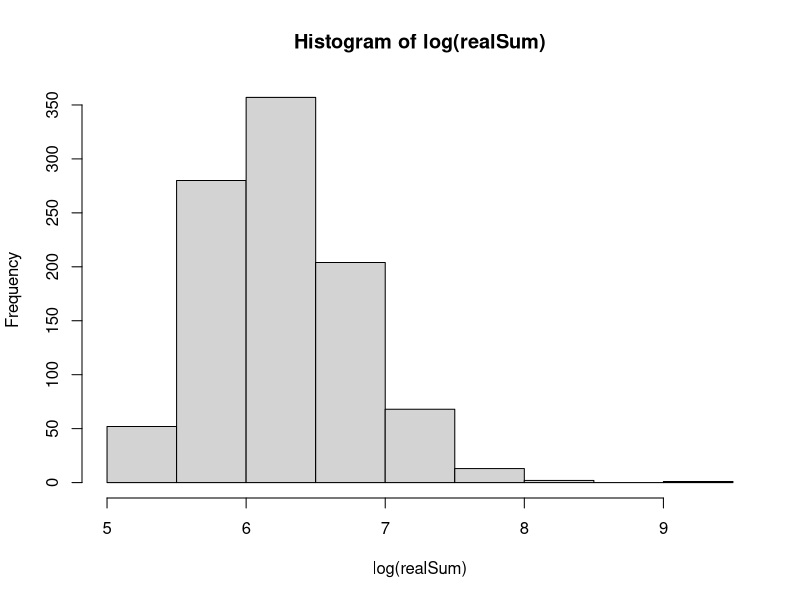
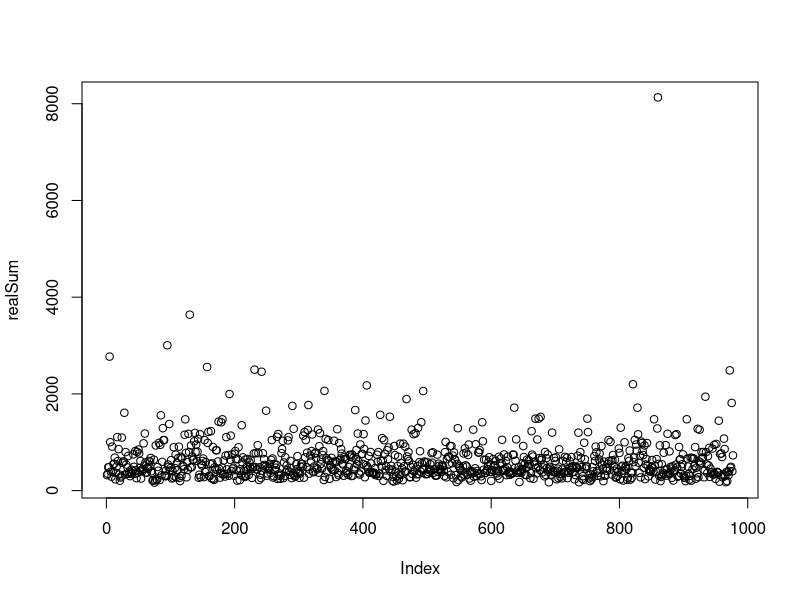
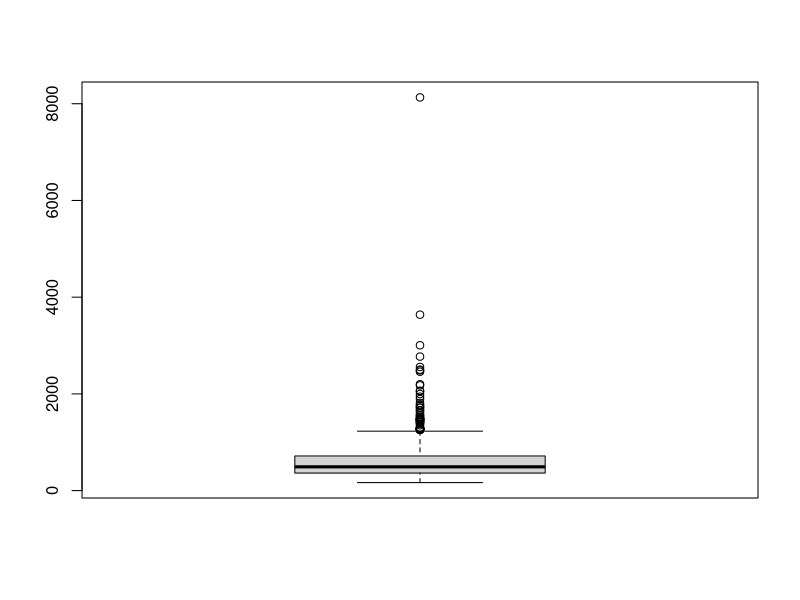
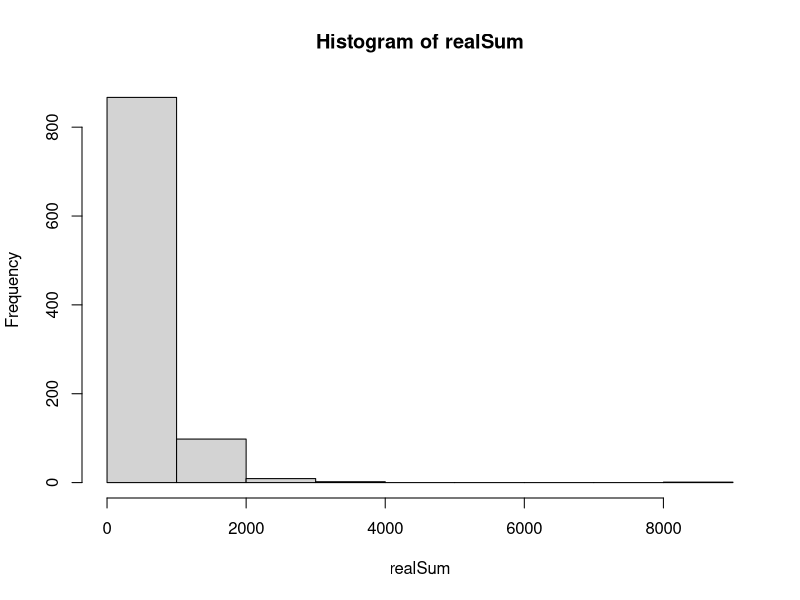
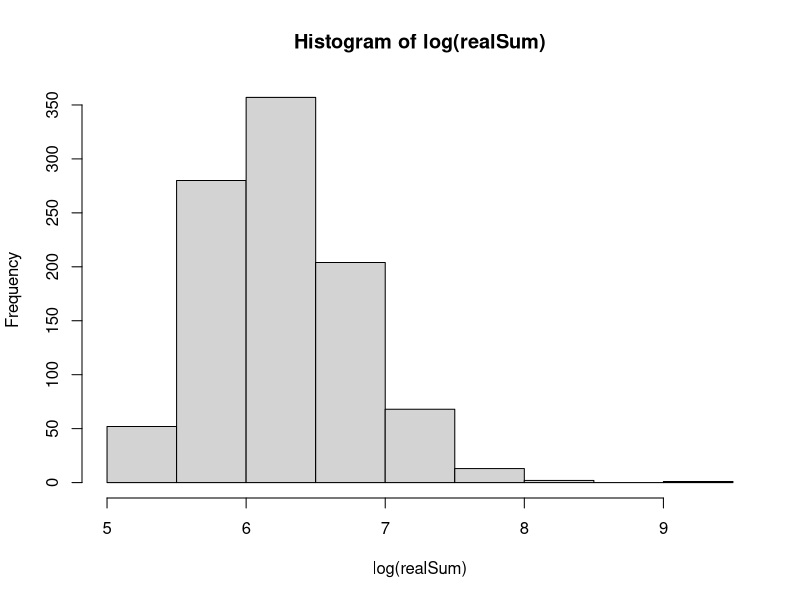
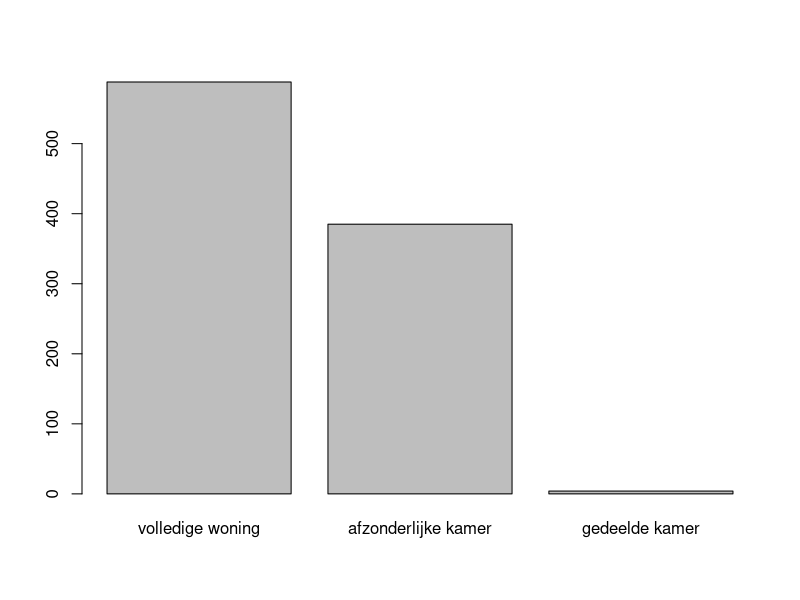
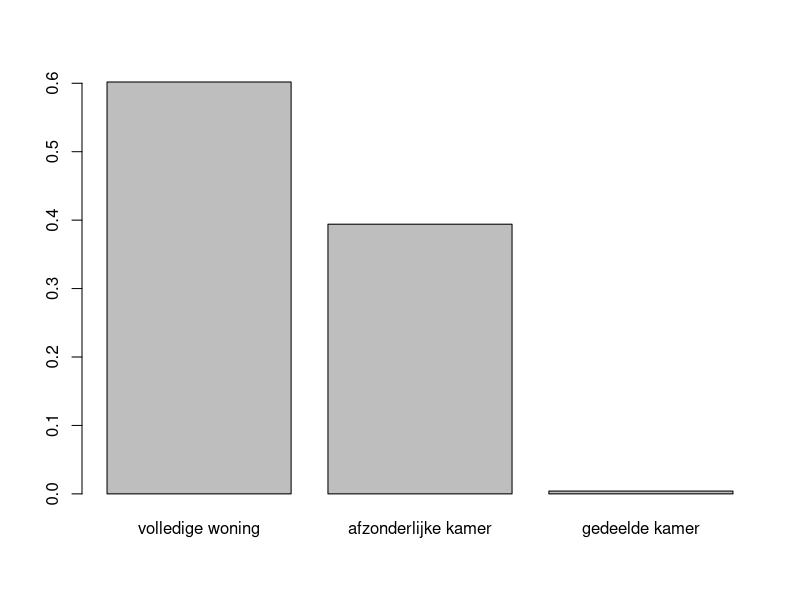
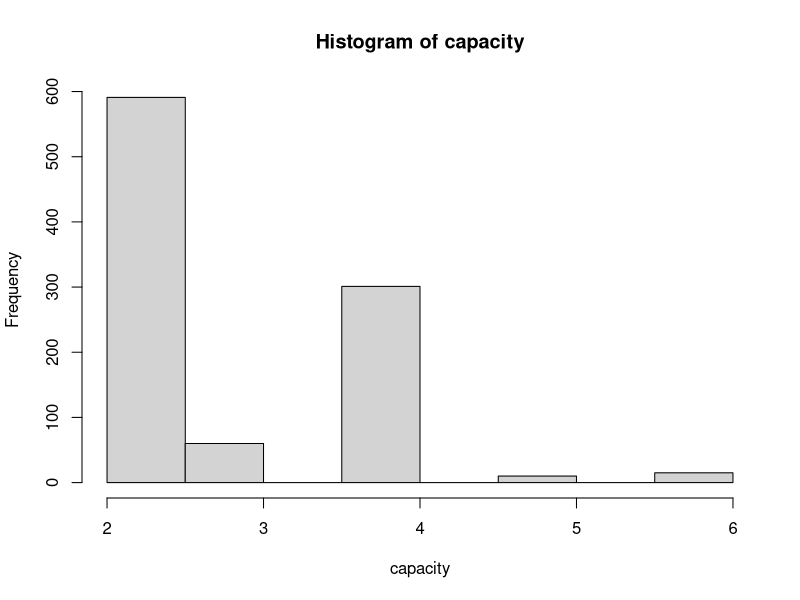

The R script that drew these images, in order: (Note: this script raises an error after producing the figures.)
# 1) Gegevens inlezen en manipuleren 

airbnb <- read.csv2("airbnb.csv", sep="", stringsAsFactors=TRUE)
range_attr  = max(airbnb$attr)-min(airbnb$attr)
range_rest  = max(airbnb$rest)-min(airbnb$rest)
airbnb$attr = 1 + 9*((airbnb$attr - min(airbnb$attr)) / range_attr)
airbnb$rest = 1 + 9*((airbnb$rest - min(airbnb$rest)) / range_rest)
airbnb$lat  = NULL
airbnb$lng  = NULL
airbnb$room = factor(airbnb$room, levels = c(1,2,3), labels = c("volledige woning","afzonderlijke kamer", "gedeelde kamer"))
airbnb$host = factor(airbnb$host, levels = c(0,1,2), labels = c("enige beschikbare woning", "2 tot 4 beschikbare woningen", "meer dan 4 beschikbare woningen"))

attach(airbnb)

# 2) Gegevens verkennnen

summary(airbnb)
hist(log(realSum))
# de 1e 4 zijn voor jasper, de laatste 3 voor Dieter
# realSum is kwantitatief en continu
summary(realSum)
mean(realSum)
median(realSum)
sd(realSum)
range(realSum)
plot(realSum) # 1 zeer duidelijke uitschieter
boxplot(realSum)
hist(realSum) # zeer rechtsscheef
hist(log(realSum)) # iets "normaler" verdeeld

#room is een kwalitatieve variabele
summary(room)
table(room)#zeer weinig gedeelde kamers
table(room)/length(room)
barplot(table(room))
barplot(table(room)/length(room))

#ordinale kwalitatieve gegevens
summary(capacity)
table(capacity)
hist(capacity)
table(capacity)/length(capacity)
barplot(table(capacity))
barplot(table(capacity)/length(capacity))

#ordinale kwalitatieve gegevens
summary(bedrooms)
table(bedrooms)
table(bedrooms)/length(bedrooms)
barplot(table(bedrooms))
barplot(table(bedrooms)/length(bedrooms))


#2b) 5 tem 8
##5: Kwantitatief en continue variabele (positief)
hist(dist) #duidelijk rechtscheef 
hist(log(dist))#duidelijk linksscheef
summary(dist) #er zijn niet meteen uitschieters, behalve na de logtransf is er een lage waarde
range(dist)
range(dist)[2]-range(dist)[1]
cov(realSum, dist) #sterk omgekeerd evenredig verband; (kleine afstand = hoge prijs)
##6: Kwantitatief en continue variabele (positief)
hist(metro)#rechtsscheef met meeste gegevens links (kleine afstand)
hist(log(metro))#lijkt een beetje normaal, maar heeft toch een kleine linkerstaart
summary(metro)
range(metro)     
range(metro)[2]-range(metro)[1] #minder spreiding dan dist
cov(realSum, metro)#een kleinere afstand zal een hogere prijs met zich meetrekken, maar minder erg dan bij dist
##7 kwantitatief en continue variabele ( positief en tussen 1 en 10)
hist(attr)#zeer rechtsscheef
hist(log(attr))#minder rechtsscheef, maar nog steeds niet normaal
summary(attr)
range(attr)
range(attr)[2]- range(attr)[1]    #de attr ligt per constructie tussen 1 en 10
cov(realSum, attr) #hoe hoger de attr score, hoe hoger de prijs
#8 kwantitatieve en continue variabele (positief en tussen 1 en 10)
hist(rest)#rechtsscheef
hist(log(rest))#symmetrisch met zware staarten
summary(rest)
range(rest)
range(rest)[2]- range(rest)[1]    #de rest ligt per constructie tussen 1 en 10
cov(realSum, rest) #er is duidelijk een positieve samenhang tussen de prijs en de restaurantscore

# 9: host
# Kwalitatief, ordinaal
# Meeste verblijven hebben een gastheer die maar één woning ter beschikking heeft
table(host)
x = barplot(table(host), main = "Aantal beschikbare woningen van de gastheer\nbij een woning", names.arg = c("1", "2-4", ">4"), col = c("snow2", "snow3", "snow4"), ylim = c(0,max(table(host))*1.15), space = 0)
text(x, table(host)+30, labels = as.character(y))
pie(table(host), main = "Aantal beschikbare woningen van de gastheer\nbij een woning", labels = c("1", "2-4", ">4"))

# 10: cleanliness
# Kwalitatief, ordinaal
# REDEN: modale score van 1-10, maar een 9 is niet per-se "properder" dan een 8,
#   maar de huurders hebben dit in het algemeen wel zo ervaren.
#   Dit is dus minder een meetwaarde, maar eerder een categorische veranderlijke
# Zeer linksscheef, meer dan de helft geeft "10"
# Exponentieel verdeeld?
table(cleanliness)
hist(cleanliness, col = c("snow2", "snow3"))

# 11: satistfaction
# Kwantitatief, continu
# REDEN: terwijl cleanliness kwalitatief zou zijn, lijkt satisfaction mij toch
#   eerder een "gemeten waarde." Het lijkt mij hier een afgeronde continue
#   waarde, die inderdaad "meet" hoe satisfied een huurder is.
# Opnieuw zeer linksscheef
# Exponentieel verdeeld?
hist(satisfaction, breaks = 1:10, col = c("snow2", "snow3"))
hist(airbnb[satisfaction>=7,11], breaks = seq(7, 10, 0.2), col = c("snow2", "snow3"), main = "Histogram van de satisfaction scores tussen 7 en 10")
table(floor(satisfaction))
sd(realSum, capacity, bedrooms, dist, metro, attr, rest, cleanliness)
sd(realSum)
sd(capacity)
sd(bedrooms)
sd(dist)
sd(metro)
sd(attr)
sd(rest)
sd(cleanliness)
range(cleanliness)[2]-range(cleanliness)[1]
